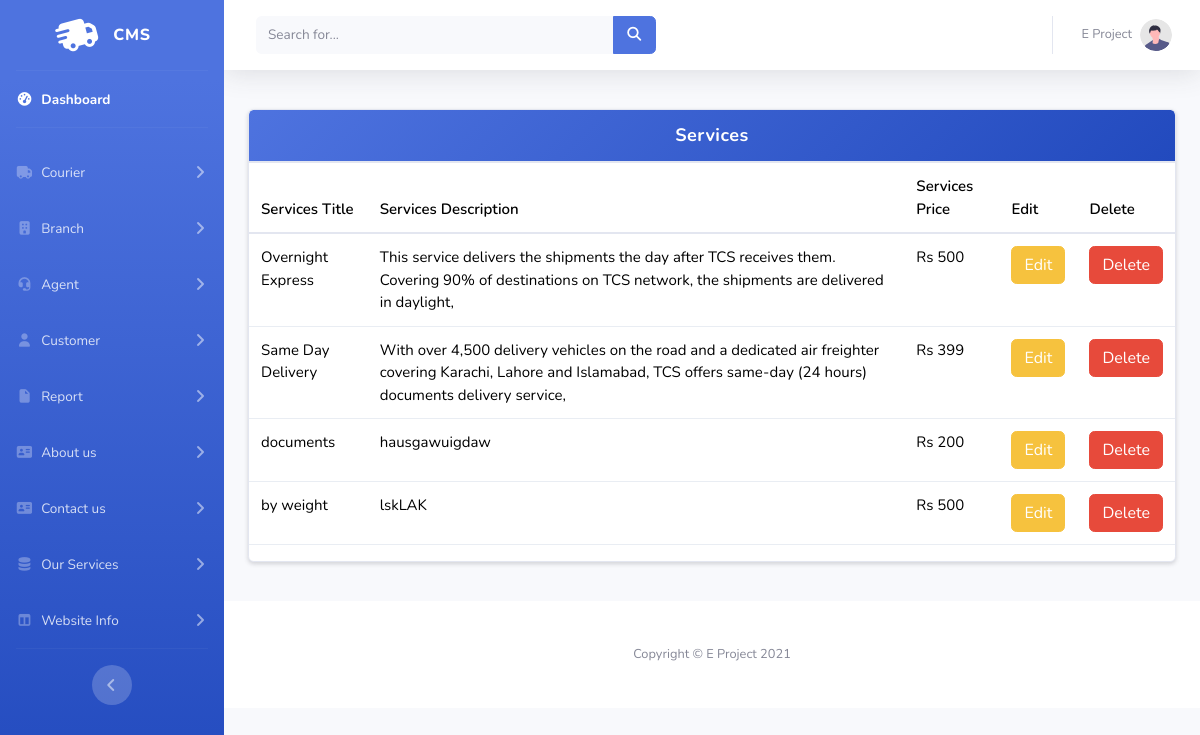
/Admin/ShowServices.php (signed in), run on an earlier commit of the app's database.
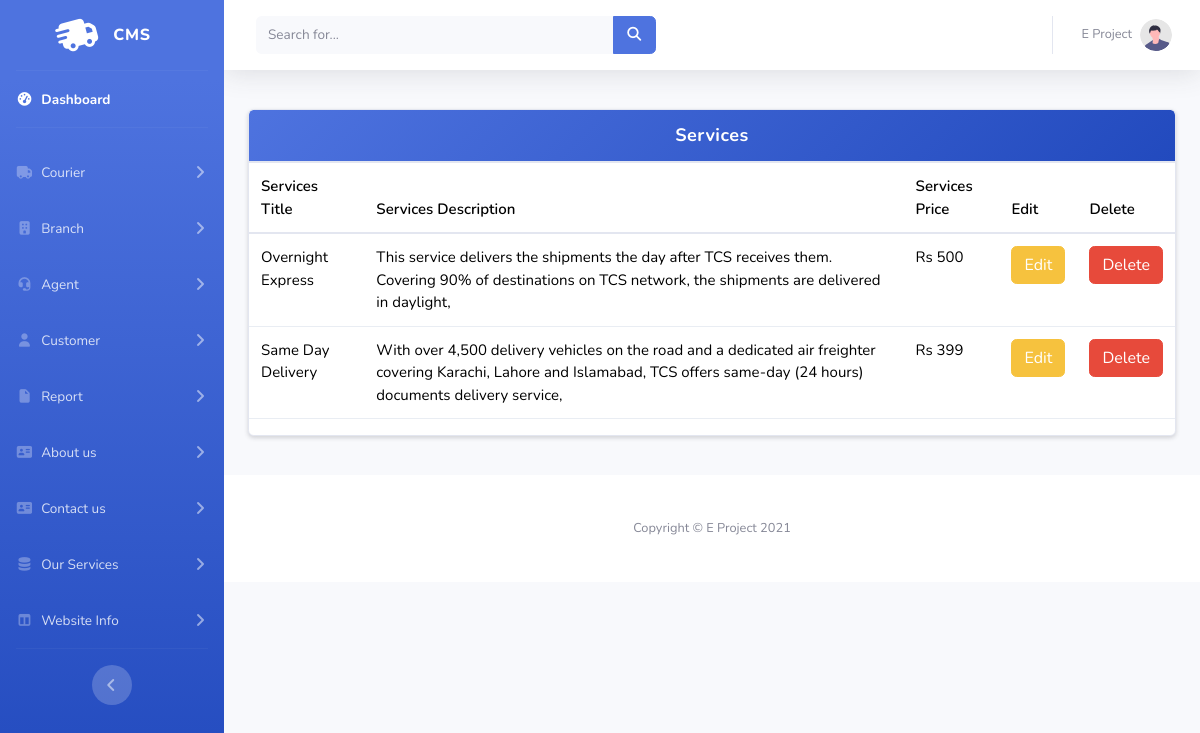
And on a later commit of the database.
### tables this page shows
CREATE TABLE `service` (
  `Id` int(11) NOT NULL,
  `Title` varchar(100) NOT NULL,
  `Description` varchar(10000) NOT NULL,
  `Price` int(11) NOT NULL,
  `record_time` int(100) NOT NULL DEFAULT current_timestamp()
);

### Admin/ShowServices.php (the view, shortened to what this page needs)
<!DOCTYPE html>
<html lang="en">
<head>
</head>
<body>
    <?php
    include_once("navbar.php")
    ?>
<div class="container my-4">
    <div class="card shadow-sm">
        <div class="card-header">
            Services
        </div>
        <div class="table-responsive">
            <table class="table table-hover align-middle"  id="a">
                <thead>
                    <tr>
                        <th>Services Title</th>
                        <th>Services Description</th>
                        <th>Services Price</th>
                        <th>Edit</th>
                        <th>Delete</th>
                    </tr>
                </thead>
                <tbody>
                    <?php
                    $run = mysqli_query($conn, "SELECT * FROM service");
                    if ($run && mysqli_num_rows($run) > 0) {
                        while ($row = mysqli_fetch_array($run)) {
                            ?>
                            <tr>
                                <td><?php echo $row[1]; ?></td>
                                <td><?php echo $row[2]; ?></td>
                                <td><?php echo "Rs ". $row[3]; ?></td>
                                <td><button class="btn btn-warning" data-bs-toggle="modal" data-bs-target="#exampleModal">Edit</button></td>
                                <td><a href="DeleteServices.php?id=<?php echo $row[0]; ?>" class="btn btn-danger">Delete</a></td>
                            </tr>
<div class="modal fade" id="exampleModal" tabindex="-1" aria-labelledby="exampleModalLabel" aria-hidden="true">
                            <?php
                        }
                    } else {
                        echo '<tr><td colspan="6" class="no-data">No data found</td></tr>';
                    }
                    ?>
</div>
                </tbody>
            </table>
        </div>
    </div>
</div>
<?php
    include_once("footer.php")
    ?>
</body>
</html>

What changed in the data, as far as the page shows it:
removed service: Title "documents", Description "hausgawuigdaw", Price "200"
removed service: Title "by weight", Description "lskLAK", Price "500"
